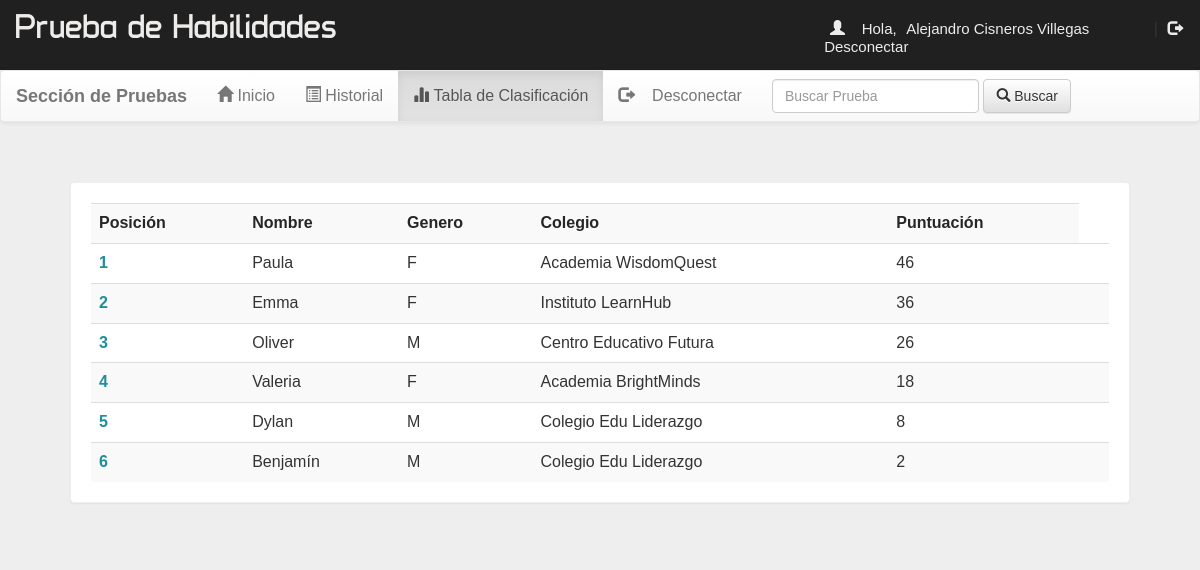
The app's page /account.php?q=3 (signed in) with its own data.
### tables this page shows
CREATE TABLE `project_01_rank` (
  `email` varchar(50) NOT NULL,
  `score` int(11) NOT NULL,
  `time` timestamp NOT NULL DEFAULT current_timestamp() ON UPDATE current_timestamp()
);

CREATE TABLE `project_01_user` (
  `name` varchar(50) NOT NULL,
  `gender` varchar(5) NOT NULL,
  `college` varchar(100) NOT NULL,
  `email` varchar(50) NOT NULL,
  `mob` bigint(20) NOT NULL,
  `password` varchar(50) NOT NULL
);

### account.php (the view, shortened to what this page needs)
<!DOCTYPE html>
<html lang="en">
<head>
<link  rel="stylesheet" href="css/bootstrap.min.css"/>
 <link  rel="stylesheet" href="css/bootstrap-theme.min.css"/>
 <link rel="stylesheet" href="css/main.css">
 <link  rel="stylesheet" href="css/font.css">
</head>
<body>
<div class="header">
<div class="row">
<div class="col-lg-6">
<span class="logo">Prueba de Habilidades</span></div>
<div class="col-md-4 col-md-offset-2">
 <?php
 include_once 'dbConnection.php';
  if(!(isset($_SESSION['email']))){
header("location:index.php");
}
else
{
$name = $_SESSION['name'];
echo '<span class="pull-right top title1" ><span class="log1"><span class="glyphicon glyphicon-user" aria-hidden="true"></span>&nbsp;&nbsp;&nbsp;&nbsp;Hola,</span> <a href="account.php?q=1" class="log log1">'.$name.'</a>&nbsp;|&nbsp;<a href="logout.php?q=account.php" class="log"><span class="glyphicon glyphicon-log-out" aria-hidden="true"></span>&nbsp;Desconectar</button></a></span>';
}?>
</div>
</div></div>
<div class="bg">
<nav class="navbar navbar-default title1">
  <div class="container-fluid">
    <div class="navbar-header">
      <a class="navbar-brand" href="#"><b>Sección de Pruebas</b></a>
    </div>
    <div class="collapse navbar-collapse" id="bs-example-navbar-collapse-1">
      <ul class="nav navbar-nav">
        <li <?php if(@$_GET['q']==1) echo'class="active"'; ?> ><a href="account.php?q=1"><span class="glyphicon glyphicon-home" aria-hidden="true"></span>&nbsp;Inicio<span class="sr-only">(current)</span></a></li>
        <li <?php if(@$_GET['q']==2) echo'class="active"'; ?>><a href="account.php?q=2"><span class="glyphicon glyphicon-list-alt" aria-hidden="true"></span>&nbsp;Historial</a></li>
		<li <?php if(@$_GET['q']==3) echo'class="active"'; ?>><a href="account.php?q=3"><span class="glyphicon glyphicon-stats" aria-hidden="true"></span>&nbsp;Tabla de Clasificación</a></li>
		<li class="pull-right"> <a href="logout.php?q=account.php"><span class="glyphicon glyphicon-log-out" aria-hidden="true"></span>&nbsp;&nbsp;&nbsp;&nbsp;Desconectar</a></li>
		</ul>
            <form class="navbar-form navbar-left" role="search">
        <div class="form-group">
          <input type="text" class="form-control" placeholder="Buscar Prueba">
        </div>
        <button type="submit" class="btn btn-default"><span class="glyphicon glyphicon-search" aria-hidden="true"></span>&nbsp;Buscar</button>
      </form>
      </div>
  </div>
</nav>
<div class="container">
<div class="row">
<div class="col-md-12">
<?php
if(@$_GET['q']== 3)
{
$q=mysqli_query($con,"SELECT * FROM project_01_rank ORDER BY score DESC " )or die('Error223');
echo  '<div class="panel title"><div class="table-responsive">
<table class="table table-striped title1" >
<tr style="color:#252626"><td><b>Posición</b></td><td><b>Nombre</b></td><td><b>Genero</b></td><td><b>Colegio</b></td><td><b>Puntuación</b></td></tr>';
$c=0;
while($row=mysqli_fetch_array($q) )
{
$e=$row['email'];
$s=$row['score'];
$q12=mysqli_query($con,"SELECT * FROM project_01_user WHERE email='$e' " )or die('Error231');
while($row=mysqli_fetch_array($q12) )
{
$name=$row['name'];
$gender=$row['gender'];
$college=$row['college'];
}
$c++;
echo '<tr><td style="color:#1c8f9c"><b>'.$c.'</b></td><td>'.$name.'</td><td>'.$gender.'</td><td>'.$college.'</td><td>'.$s.'</td><td>';
}
echo '</table></div></div>';}
?>
</body>
</html>

### css/main.css (style rules this page uses)
body { overflow-x:hidden; width:100%; font: 15px "Century Gothic", "Times Roman", sans-serif; background:#eee; min-height:550px; background-attachment:fixed; }
.bg { min-height:540px; }
.panel { border-color:#eee; margin:40px; padding:20px; font: 15px "Century Gothic", "Times Roman", sans-serif; }
.title { font-family:'typo'; }
.header { background:#202020; height:70px; }
.logo { font-family:'typo'; font-size:35px; color:#eeeceb; margin:15px; }
.title1 { font: 16px "Century Gothic", "Times Roman", sans-serif; }
.top { margin-top:20px; }
.log1 { font: 15px 'Ubuntu', sans-serif; color:#eeeceb; margin-left:10px; }
.log { margin:10px; margin-right:60px; margin-left:5px; color:#eeeceb; text-decoration:none; font-size:20px; font-size:15px; }

### records on screen
project_01_rank: project_01_user.name "Paula", project_01_user.gender "F", project_01_user.college "Academia WisdomQuest", score "46"
project_01_rank: project_01_user.name "Emma", project_01_user.gender "F", project_01_user.college "Instituto LearnHub", score "36"
project_01_rank: project_01_user.name "Oliver", project_01_user.gender "M", project_01_user.college "Centro Educativo Futura", score "26"
project_01_rank: project_01_user.name "Valeria", project_01_user.gender "F", project_01_user.college "Academia BrightMinds", score "18"
project_01_rank: project_01_user.name "Dylan", project_01_user.gender "M", project_01_user.college "Colegio Edu Liderazgo", score "8"
project_01_rank: project_01_user.name "Benjamín", project_01_user.gender "M", project_01_user.college "Colegio Edu Liderazgo", score "2"

### other values on screen
$name "Alejandro Cisneros Villegas"
